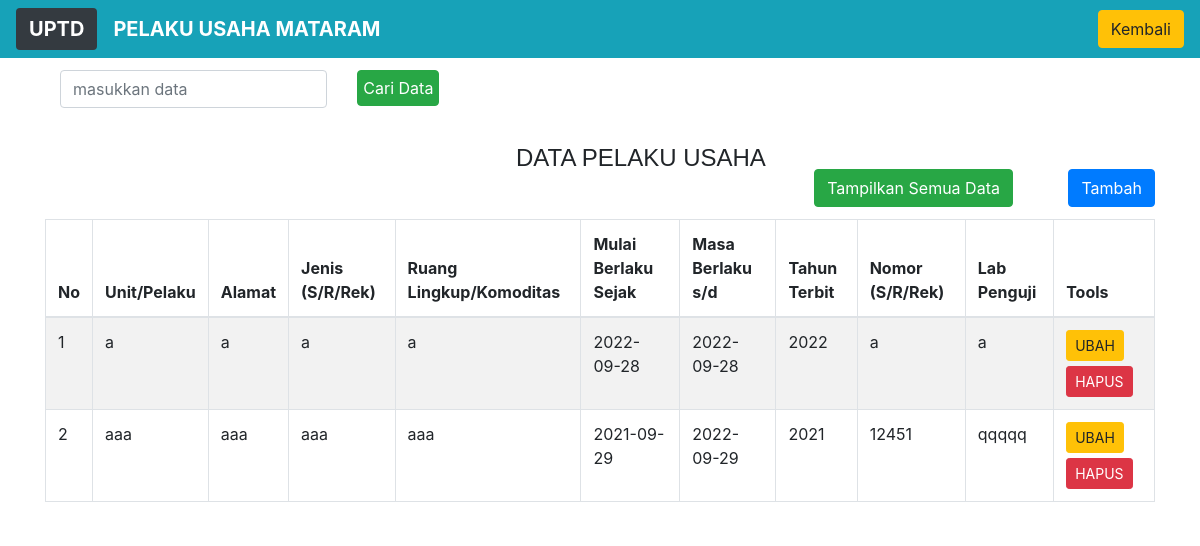
Page /mataramtampil.php on the committed database.
### tables this page shows
CREATE TABLE `mataram` (
  `nomor` int(50) NOT NULL,
  `unit` varchar(50) NOT NULL,
  `alamat` text NOT NULL,
  `jenis` varchar(50) NOT NULL,
  `rlk` varchar(50) NOT NULL,
  `mulai` date NOT NULL,
  `sampai` date NOT NULL,
  `tahun` int(20) NOT NULL,
  `rek` varchar(50) NOT NULL,
  `lab` varchar(50) NOT NULL
);

### functions.php (called while the page is built, shortened)
<?php
include "koneksi.php";
 function query($query){
    global $koneksi;
     $result = mysqli_query($koneksi, $query);
     $rows = [] ;
     while  ( $row = mysqli_fetch_assoc($result)){
         $rows [] = $row;
     }
     return $rows;
 }
 ?>

### mataramtampil.php (the view, shortened to what this page needs)
<?php
require 'functions.php';
$tampil = query("SELECT * FROM mataram");
?>
<!DOCTYPE html>
<html>
<head>
    <link rel="stylesheet" type="text/css" href="css/tampil.css">
	<link rel="stylesheet" href="css/bootstrap.css">
	<link rel="stylesheet" href="css/bootstrap.min.css">
</head>
<body style= "background-image: url(css/q.png)">
<nav class="navbar navbar-expand-lg navbar-dark bg-info">
  <a class="navbar-brand btn bg-dark" href="#"><b>UPTD</b></a>
  <a class="navbar-brand" href="#"><b>PELAKU USAHA MATARAM</b></a>
  <div class="collapse navbar-collapse" id="navbarNav">
    <ul class="navbar-nav ml-auto">
	<li class="nav-item">
        <a class=" btn btn-warning " href="home.php">Kembali</a>
      </li>
    </ul>
  </div>
</nav>
<div class="container">
<div class="table-responsive">
	<table class="table table-bordered table-striped table-hover">
	<a  class="button btn btn-primary" href="tambahmataram.php">Tambah</a>
<a  class="button btn btn-success" href="mataramtampil.php">Tampilkan Semua Data</a>
	<h4>DATA PELAKU USAHA</h4>
	<form  action="" method ="POST">
	<div style="margin-top:12px" class="row">
	<div  class="col-sm-5">
<input class ="form-control" type="text" name="keyword" autofocous placeholder="masukkan data" autocomplete="off">
</div>
      <div class="col-sm-2">
			<button class="btn btn-success " type="submit" name="cari" style="padding : 5px">Cari Data</button>
			</div>
          </div>
	</form>
		<thead>
			<tr>
				<th >No</th>
				<th >Unit/Pelaku</th>
                <th >Alamat</th>
				<th >Jenis (S/R/Rek) </th>
				<th >Ruang Lingkup/Komoditas</th>
				<th >Mulai Berlaku Sejak</th>
				<th >Masa Berlaku s/d</th>
				<th >Tahun Terbit</th>
				<th>Nomor (S/R/Rek)</th>
				<th>Lab Penguji</th>
				<th>Tools</th>
			</tr>
		</thead>
		<?php $i = 1; ?>
<?php foreach ($tampil as $row) : ?>
			<tr>
			<td><?= $i ?></td>
				<td><?php echo $row['unit']; ?></td>
				<td><?php echo $row['alamat']; ?></td>
				<td><?php echo $row['jenis']; ?></td>
				<td><?php echo $row['rlk']; ?></td>
				<td><?php echo $row['mulai']; ?></td>
				<td><?php echo $row['sampai']; ?></td>
				<td><?php echo $row['tahun']; ?></td>
				<td><?php echo $row['rek']; ?></td>
				<td><?php echo $row['lab']; ?></td>
				<td>
					<a href="editmataram.php?nomor=<?php echo $row['nomor'];?>" type="button" class="btn btn-warning btn-sm" style= "margin-bottom:5px"  >UBAH</a>
					<a href="hapusmataram.php?nomor=<?php echo $row['nomor'];?>" type="button" class="btn btn-danger btn-sm">HAPUS</a>
				</td>
			</tr>
			<?php $i++ ;?>
<?php endforeach; ?>
	</table>
	</div>
</div>
</body>
</html>

### css/tampil.css (style rules this page uses)
body { background-image: url(q.png); background-position: center; background-size: cover; height: 100vh; }
h4 { font-family:Impact, Haettenschweiler, 'Arial Narrow Bold', sans-serif; position: absolute; font-size: medium; top: 18%; left: 43%; transform: translate(-50%,-50); }
.container { background: #fff; }
table { margin-top: 10%; }
.button { margin-left: 5%; float: right; margin-top: 10%; margin-bottom:1% ; }

### rows in the picture
mataram: unit "a", alamat "a", jenis "a", rlk "a", mulai "2022-09-28", sampai "2022-09-28", tahun "2022", rek "a", lab "a"
mataram: unit "aaa", alamat "aaa", jenis "aaa", rlk "aaa", mulai "2021-09-29", sampai "2022-09-29", tahun "2021", rek "12451", lab "qqqqq"
